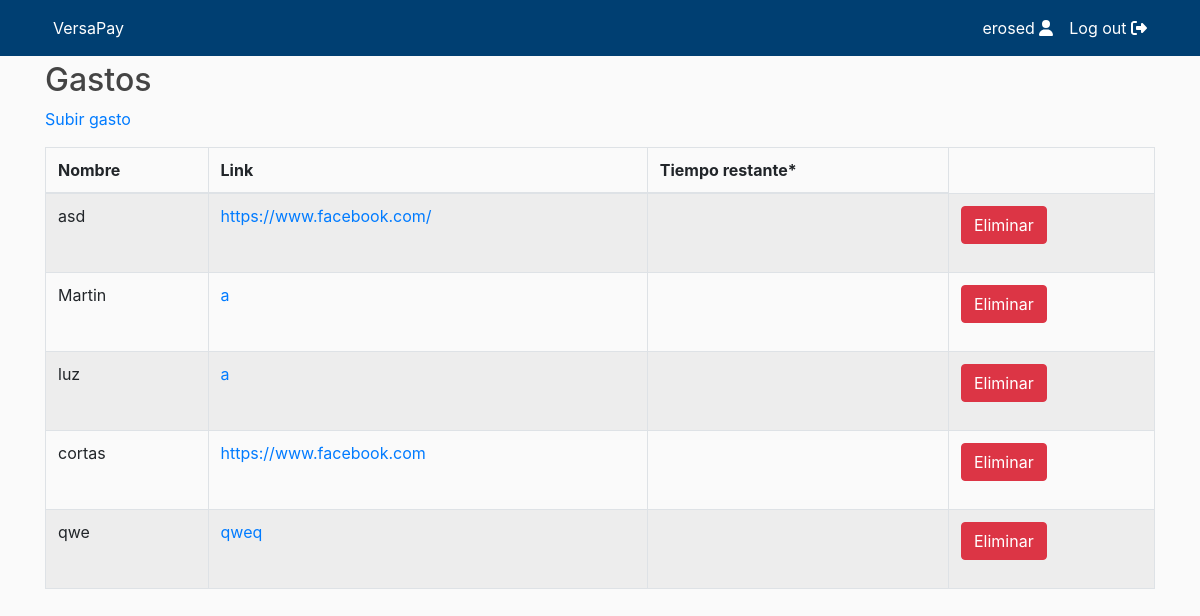
/profile/erosed/vergastos/ (signed in), run on an earlier commit of the app's database.
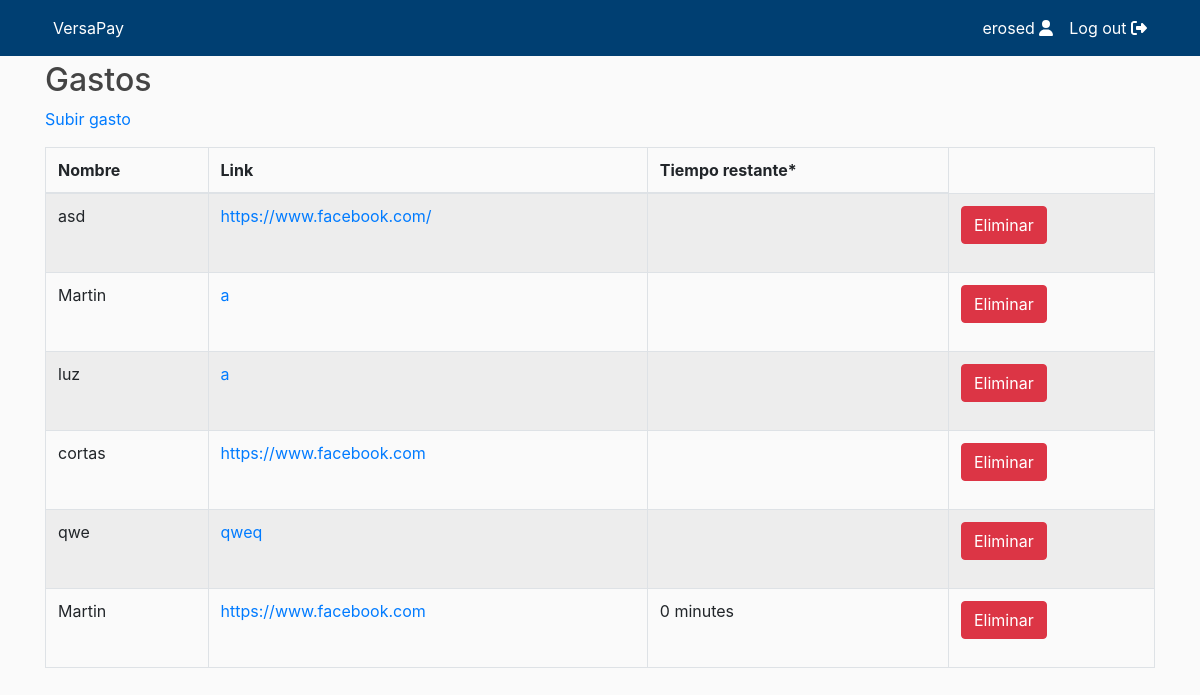
And on a later commit of the database.
### users/models.py (models this page shows, shortened)
class Gasto(models.Model):
    nombre = models.CharField(max_length=100)
    link = models.CharField(max_length=500)
    author = models.ForeignKey(get_user_model(), default=1, on_delete=models.SET_DEFAULT)
    fecha = models.DateTimeField(auto_now_add = False, auto_now = False, blank = True, null = True)

### users/views.py (the view)
# urls.py: path('profile/<username>/vergastos/', views.vergasto, name="vergastos"),
def vergasto(request, username):
	lista_gastos= Gasto.objects.filter(author=request.user.id)
	return render(request, 'users/vergastos.html', {
        'lista_gastos': lista_gastos
    })

### users/templates/users/vergastos.html (shortened to what this page needs)
{% extends "users/profile.html" %}
{% block content %}
    {% block content1 %}
        <h2>Gastos</h2>
        <p>
            <a href="subirgasto/">Subir gasto</a>
        </p>
    {% endblock %}
        <table class="table table-striped table-bordered dt-responsive nowrap" cellspacing="10" aria-describedby="mydesc">
        <thead>
            <tr>
                <th id="nombre">Nombre</th>
                <th id="link">Link</th>
                <th id="link">Tiempo restante*</th>
            </tr>
        </thead>
        <tbody>
            {% for Gasto in lista_gastos %}
                <tr>
                    <td>{{ Gasto.nombre }}</td>
                    <td><a href = "{{ Gasto.link }}" target="_blank">{{ Gasto.link }}</a></td>
                    <td>{{ Gasto.fecha|timeuntil  }}</td>
                    <td>
                        <form method="POST" action="{% url 'borrarlink' Gasto.pk %}">
                            <button type="submit" class="btn btn-danger">Eliminar</button>
                        </form>
                    </td>
                </tr>
            {% endfor %}
        </tbody>
    </table>
{% endblock %}

What changed in the data, as far as the page shows it:
added Gasto: nombre "Martin", link "https://www.facebook.com", fecha "0 minutes"
